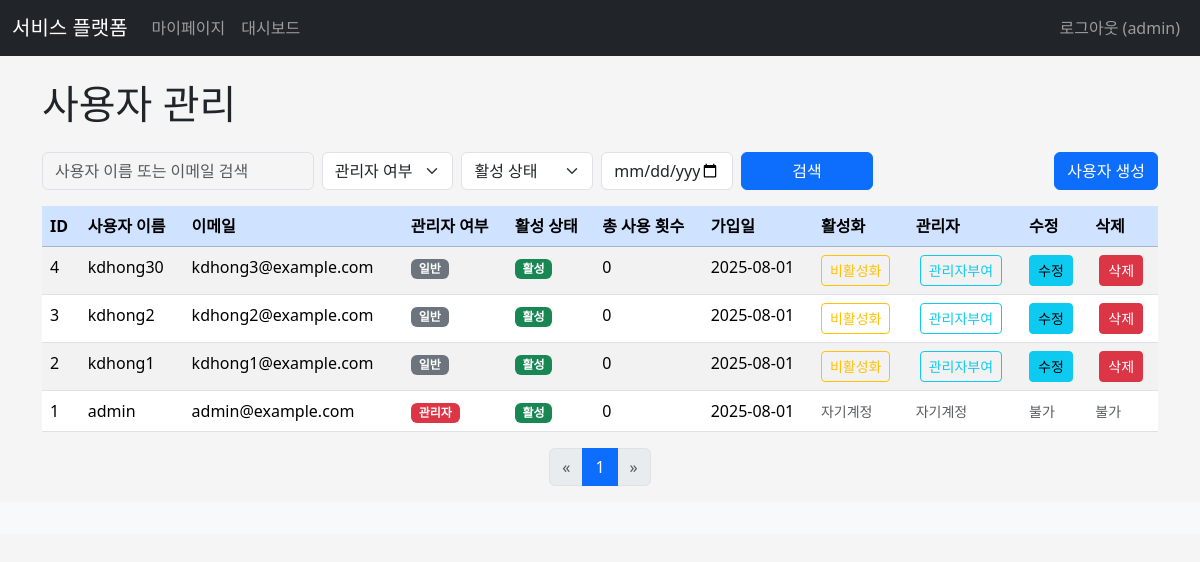
/adminx/manage_users (signed in), run on the app's committed database.
### apps/dbmodels.py (models this page shows, shortened)
class User(db.Model, UserMixin):  # db.Model, UserMixin 상속하는 User 클래스 생성
    __tablename__= "users"  # 삭제시, 테이블 이름은 Model 이름 소문자
    id=db.Column(db.Integer,primary_key=True)
    username=db.Column(db.String, index=True)
    email=db.Column(db.String, unique=True, index= True)
    password_hash=db.Column(db.String)
    is_admin=db.Column(db.Boolean,default=False)
    is_active=db.Column(db.Boolean, default=True)  # 활성화 여부
    usage_count = db.Column(db.Integer, default=0)
    daily_limit = db.Column(db.Integer, default=1000)
    monthly_limit = db.Column(db.Integer, default=5000)
    created_at=db.Column(db.DateTime, default= datetime.now)
    updated_at=db.Column(db.DateTime, default= datetime.now, onupdate=datetime.now)
    subscriptions = db.relationship('Subscription', backref='user', lazy=True, cascade='all, delete-orphan')
    @property
    def password(self):
        """
        Prevent direct reading of the password.
        Attempting to read `user.password` will raise an AttributeError.
        """
        raise AttributeError('password is not a readable attribute')
    @property
    def is_authenticated(self):
        return True

### apps/adminx/views.py (the view, shortened to what this page needs)
@adminx.route('/manage_users', methods=['GET', 'POST'])
@admin_required
def manage_users():
    PER_PAGE = 10
    page = request.args.get('page', 1, type=int)
    search_query = request.args.get('search', '', type=str)
    is_admin_query = request.args.get('is_admin', '', type=str) # 'true', 'false', or ''
    is_active_query = request.args.get('is_active', '', type=str) # 'true', 'false', or ''
    created_at_query = request.args.get('created_at', '', type=str) # YYYY-MM-DD format
    users_query = User.query
    if is_admin_query:
        if is_admin_query == 'true':
            users_query = users_query.filter(User.is_admin == True)
        elif is_admin_query == 'false':
            users_query = users_query.filter(User.is_admin == False)
    if is_active_query:
        if is_active_query == 'true':
            users_query = users_query.filter(User.is_active == True)
        elif is_active_query == 'false':
            users_query = users_query.filter(User.is_active == False)
    users_pagination = users_query.order_by(User.created_at.desc()).paginate(page=page, per_page=PER_PAGE, error_out=False)
    users = users_pagination.items
    return render_template(
        'adminx/manage_users.html',
        title='사용자 관리',
        users=users,
        pagination=users_pagination,
        search_query=search_query,
        is_admin_query=is_admin_query,
        is_active_query=is_active_query,
        created_at_query=created_at_query,
    )

### apps/adminx/templates/adminx/manage_users.html (shortened to what this page needs)
{% extends "base.html" %}
{% block content %}
<h1 class="mb-4">사용자 관리</h1>
<div class="row mb-3 align-items-end">
    <div class="col-md-9 col-12">
        <form action="{{ url_for('adminx.manage_users') }}" method="GET">
            <div class="row g-2">
                <div class="col-md-4 col-12">
                    <input type="search" name="search" class="form-control" placeholder="사용자 이름 또는 이메일 검색"
                           value="{{ search_query if search_query }}" aria-label="Search">
                </div>
                <div class="col-md-2 col-6">
                    <select name="is_admin" class="form-select">
                        <option value="">관리자 여부</option>
                    </select>
                </div>
                <div class="col-md-2 col-6">
                    <select name="is_active" class="form-select">
                        <option value="">활성 상태</option>
                    </select>
                </div>
                <div class="col-md-2 col-12">
                    <input type="date" name="created_at" class="form-control" placeholder="가입일"
                           value="{{ created_at_query if created_at_query }}" aria-label="Registration Date">
                </div>
                <div class="col-md-2 col-12 d-grid">
                    <button class="btn btn-primary" type="submit">검색</button>
                </div>
            </div>
        </form>
    </div>
    <div class="col-md-3 col-12 mt-2 mt-md-0 d-grid d-md-block text-md-end">
        <a href="{{ url_for('adminx.create_user') }}" class="btn btn-primary user-create-btn">사용자 생성</a>
    </div>
</div>
{% if users %}
<div class="table-responsive">
    <table class="table table-hover table-striped">
        <thead class="table-primary">
            <tr>
                <th scope="col">ID</th>
                <th scope="col">사용자 이름</th>
                <th scope="col">이메일</th>
                <th scope="col">관리자 여부</th>
                <th scope="col">활성 상태</th>
                <th scope="col">총 사용 횟수</th>
                <th scope="col">가입일</th>
                <th scope="col">활성화</th>
                <th scope="col">관리자</th>
                <th scope="col">수정</th>
                <th scope="col">삭제</th>
            </tr>
        </thead>
        <tbody>
            {% for user in users %}
            <tr>
                <td>{{ user.id }}</td>
                <td>{{ user.username }}</td>
                <td>{{ user.email }}</td>
                <td>
                    {% if user.is_admin %}
                        <span class="badge bg-danger">관리자</span>
                    {% else %}
                        <span class="badge bg-secondary">일반</span>
                    {% endif %}
                </td>
                <td>
                    {% if user.is_active %}
                        <span class="badge bg-success">활성</span>
                    {% else %}
                        <span class="badge bg-warning text-dark">비활성</span>
                    {% endif %}
                </td>
                <td>{{ user.usage_count }}</td>
                <td>{{ user.created_at.strftime('%Y-%m-%d') }}</td>
                <td>
                    {% if user.id != current_user.id %}
                        <form method="POST" action="{{ url_for('adminx.toggle_user_active', user_id=user.id, search=search_query, page=pagination.page, is_admin=is_admin_query, is_active=is_active_query, created_at=created_at_query) }}" style="display:inline;">
                            <button type="submit" class="btn btn-sm {% if user.is_active %}btn-outline-warning{% else %}btn-outline-success{% endif %}"
                                    onclick="return confirm('이 사용자의 계정 상태를 변경하시겠습니까?');">
                                {{ '비활성화' if user.is_active else '활성화' }}
                            </button>
                        </form>
                    {% else %}
                        <small class="text-muted">자기계정</small>
                    {% endif %}
                </td>
                <td>
                    {% if user.id != current_user.id %}
                        <form method="POST" action="{{ url_for('adminx.toggle_user_admin', user_id=user.id, search=search_query, page=pagination.page, is_admin=is_admin_query, is_active=is_active_query, created_at=created_at_query) }}" style="display:inline;" class="ms-1">
                            <button type="submit" class="btn btn-sm {% if user.is_admin %}btn-outline-danger{% else %}btn-outline-info{% endif %}"
                                    onclick="return confirm('이 사용자의 관리자 권한을 변경하시겠습니까?');">
                                {{ '관리자해제' if user.is_admin else '관리자부여' }}
                            </button>
                        </form>
                    {% else %}
                        <small class="text-muted">자기계정</small>
                    {% endif %}
                </td>
                <td>
                    {% if user.id != current_user.id %}
                        <a href="{{ url_for('adminx.edit_user', user_id=user.id) }}" class="btn btn-sm btn-info">수정</a>
                    {% else %}
                        <small class="text-muted">불가</small>
                    {% endif %}
                </td>
                <td>
                    {% if user.id != current_user.id %}
                        <form method="POST" action="{{ url_for('adminx.delete_user', user_id=user.id, search=search_query, page=pagination.page, is_admin=is_admin_query, is_active=is_active_query, created_at=created_at_query) }}" style="display:inline;" class="ms-1">
                            <button type="submit" class="btn btn-sm btn-danger"
                                    onclick="return confirm('정말로 {{ user.username }} 사용자를 삭제하시겠습니까? 이 작업은 되돌릴 수 없습니다.');">
                                삭제
                            </button>
                        </form>
                    {% else %}
                        <small class="text-muted">불가</small>
                    {% endif %}
                </td>
            </tr>
            {% endfor %}
        </tbody>
    </table>
</div>
<nav aria-label="Page navigation">
    <ul class="pagination justify-content-center">
        {% if pagination.has_prev %}
        <li class="page-item">
            <a class="page-link" href="{{ url_for('adminx.manage_users', page=pagination.prev_num, search=search_query, is_admin=is_admin_query, is_active=is_active_query, created_at=created_at_query) }}" aria-label="Previous">
                <span aria-hidden="true">&laquo;</span>
            </a>
        </li>
        {% else %}
        <li class="page-item disabled">
            <span class="page-link">&laquo;</span>
        </li>
        {% endif %}
        {% for p in pagination.iter_pages() %}
            {% if p %}
                {% if p == pagination.page %}
                <li class="page-item active" aria-current="page"><span class="page-link">{{ p }}</span></li>
                {% else %}
                <li class="page-item"><a class="page-link" href="{{ url_for('adminx.manage_users', page=p, search=search_query, is_admin=is_admin_query, is_active=is_active_query, created_at=created_at_query) }}">{{ p }}</a></li>
                {% endif %}
            {% else %}
                <li class="page-item disabled"><span class="page-link">...</span></li>
            {% endif %}
        {% endfor %}
        {% if pagination.has_next %}
        <li class="page-item">
            <a class="page-link" href="{{ url_for('adminx.manage_users', page=pagination.next_num, search=search_query, is_admin=is_admin_query, is_active=is_active_query, created_at=created_at_query) }}" aria-label="Next">
                <span aria-hidden="true">&raquo;</span>
            </a>
        </li>
        {% else %}
        <li class="page-item disabled">
            <span class="page-link">&raquo;</span>
        </li>
        {% endif %}
    </ul>
</nav>
{% else %}
<div class="alert alert-info" role="alert">
    등록된 사용자가 없습니다.
</div>
{% endif %}
{% endblock %}

### apps/templates/base.html (shortened to what this page needs)
<!doctype  html><html lang="ko"><head><meta charset="UTF-8">
<link href="https://cdn.jsdelivr.net/npm/bootstrap@5.3.7/dist/css/bootstrap.min.css" rel="stylesheet">
<link rel="stylesheet" href={{ url_for('static', filename = 'css/style.css')}}/>
{% block head %}{% endblock %} </head>
<body>
<nav class="navbar navbar-expand-lg navbar-dark bg-dark">
    <div class="container-fluid">
        <a class="navbar-brand" href="{{ url_for('main.index') }}">서비스 플랫폼</a>
        <div class="collapse navbar-collapse" id="navbarNav">
            <ul class="navbar-nav me-auto mb-2 mb-lg-0">
                {% if current_user.is_authenticated %}
                    <li class="nav-item">
                        <a class="nav-link" href="{{ url_for('mypagex.dashboard') }}">마이페이지</a>
                    </li>
                    {% if current_user.is_admin %}
                        <li class="nav-item">
                            <a class="nav-link" href="{{ url_for('adminx.dashboard') }}">대시보드</a></li>
                    {% endif %}
                {% endif %}
            </ul>
            <ul class="navbar-nav">
                {% if current_user.is_authenticated %}
                    <li class="nav-item">
                        <a class="nav-link" href="{{ url_for('auth.logout') }}">로그아웃 ({{ current_user.username }})</a>
                    </li>
                {% endif %}
            </ul>
        </div>
    </div>
</nav>
<main role="main" class="container mt-4">
    {% block content %}{% endblock %}
</main>
<footer class="footer mt-auto py-3 bg-light">
    </footer>
</body></html>

### apps/static/css/style.css (style rules this page uses)
.user-create-btn { width: 100%; }
@media (min-width: 768px) { .user-create-btn { width: auto; } }
body { background-color: #f5f5f5; }
input[type="search"] { background-color: #f5f5f5; }

### apps/adminx/templates/adminx/manage_users.html (style rules this page uses)
.user-create-btn { width: 100%; }
@media (min-width: 768px) { .user-create-btn { width: auto; } }

### data on the page
User: username "admin", id "1", email "admin@example.com", is_admin "관리자", is_active "활성", usage_count "0", created_at "2025-08-01", shows "자기계정", shows "불가"
User: id "4", username "kdhong30", email "kdhong3@example.com", shows "일반", shows "활성", usage_count "0", created_at "2025-08-01", is_active "비활성화", is_admin "관리자부여"
User: id "3", username "kdhong2", email "kdhong2@example.com", shows "일반", shows "활성", usage_count "0", created_at "2025-08-01", is_active "비활성화", is_admin "관리자부여"
User: id "2", username "kdhong1", email "kdhong1@example.com", shows "일반", shows "활성", usage_count "0", created_at "2025-08-01", is_active "비활성화", is_admin "관리자부여"

### other printed values
{{ p }} "1"
